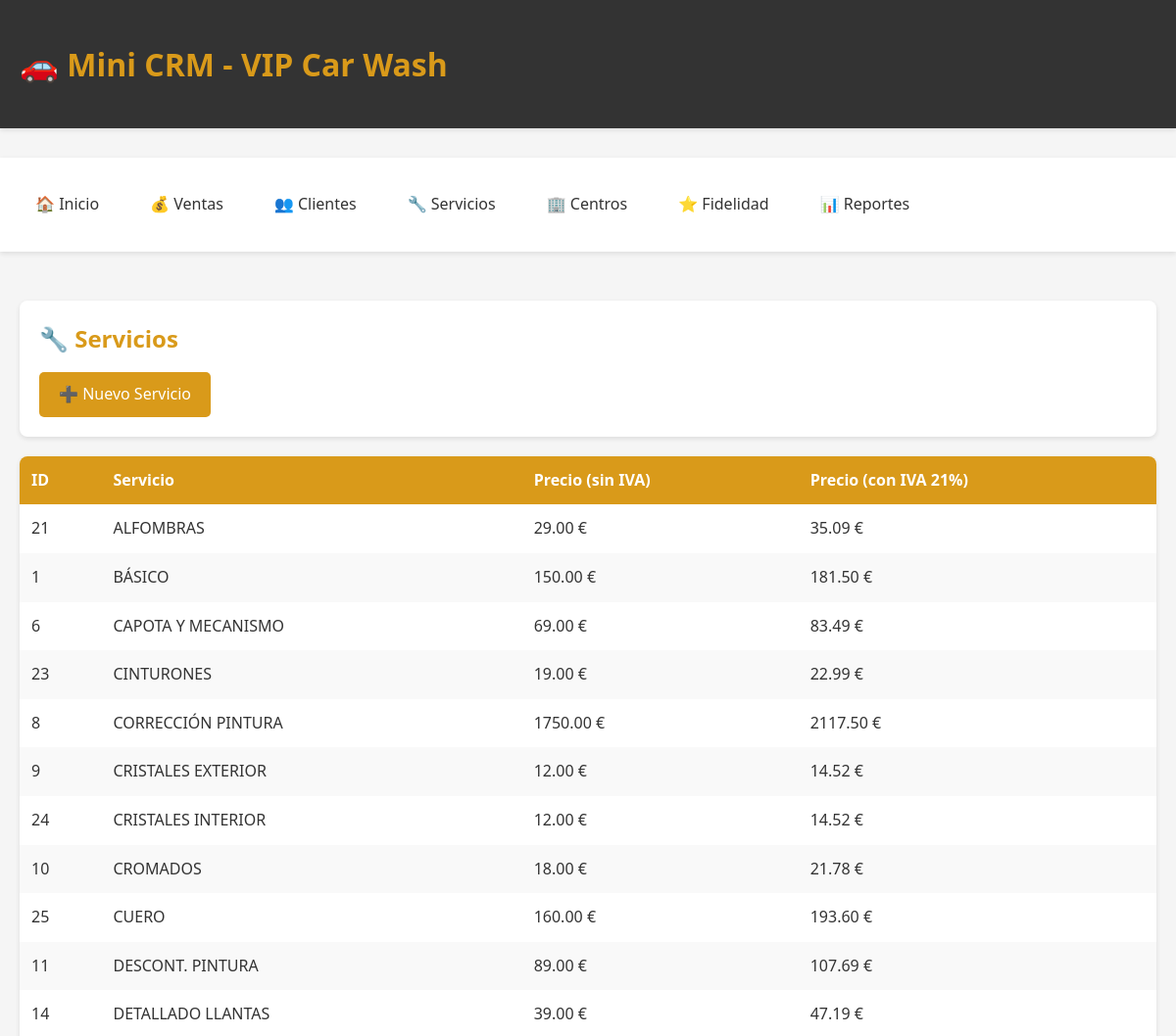
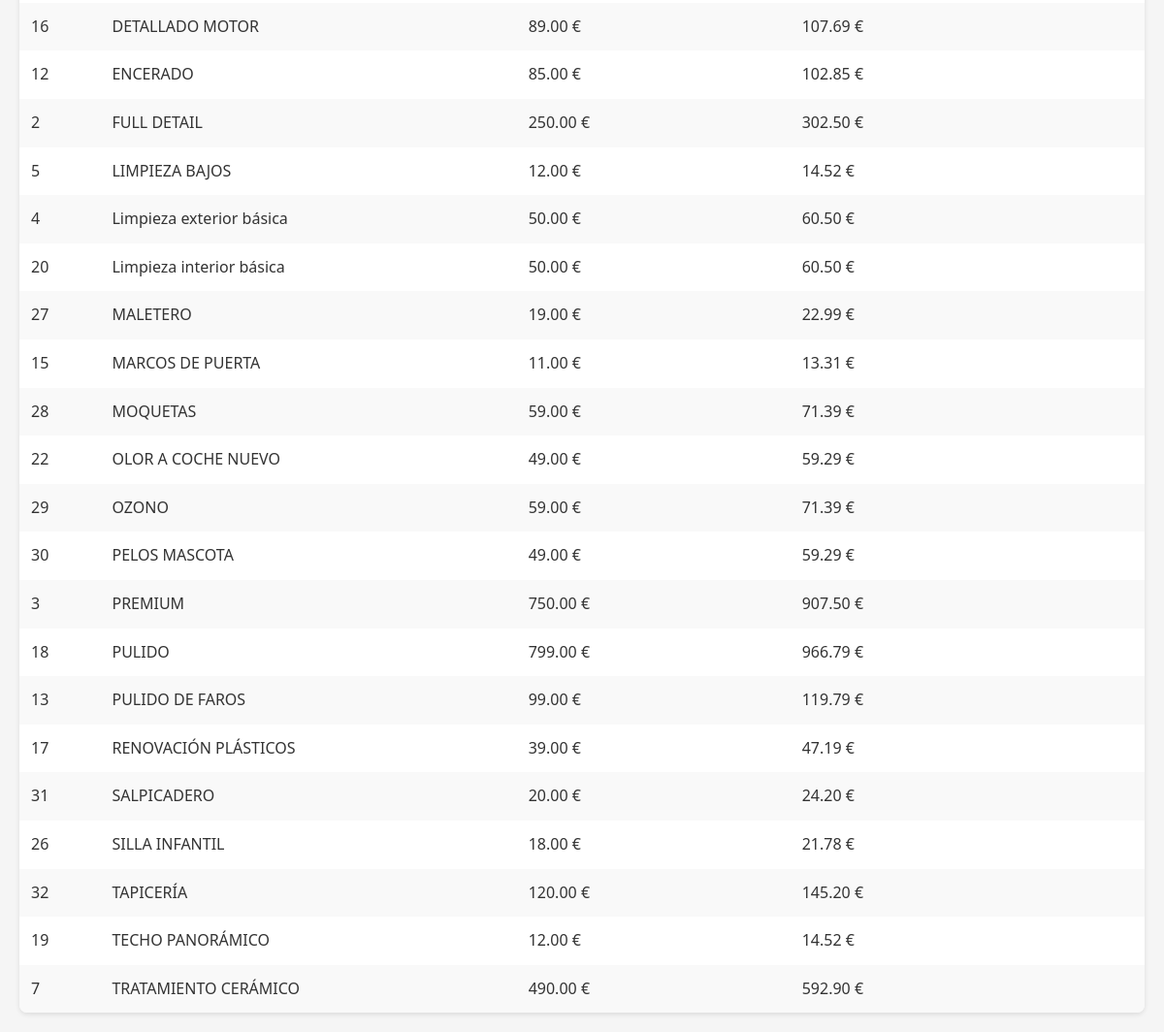
Screenshot of /servicios with the database file from the repository (2 pictures, top to bottom).
### tables this page shows
CREATE TABLE servicios (
            id INTEGER PRIMARY KEY AUTOINCREMENT,
            servicio TEXT NOT NULL UNIQUE,
            precio_sin_iva REAL NOT NULL,
            activo INTEGER DEFAULT 1
        );

### app.py (the view)
@app.route('/servicios')
def servicios():
    lista_servicios = database.get_servicios()
    return render_template('servicios.html', servicios=lista_servicios)

### database.py (called while the page is built)
def get_connection():
    conn = sqlite3.connect(config.DATABASE_PATH)
    conn.row_factory = sqlite3.Row
    return conn

def get_servicios():
    conn = get_connection()
    cursor = conn.cursor()
    cursor.execute('SELECT * FROM servicios WHERE activo = 1 ORDER BY servicio')
    servicios = cursor.fetchall()
    conn.close()
    return servicios

### templates/servicios.html (shortened to what this page needs)
{% extends "base.html" %}
{% block content %}
<div class="card">
    <h2>🔧 Servicios</h2>
    <a href="{{ url_for('nuevo_servicio') }}" class="btn">➕ Nuevo Servicio</a>
</div>
{% if servicios %}
<table>
    <thead>
        <tr>
            <th>ID</th>
            <th>Servicio</th>
            <th>Precio (sin IVA)</th>
            <th>Precio (con IVA 21%)</th>
        </tr>
    </thead>
    <tbody>
        {% for servicio in servicios %}
        <tr>
            <td>{{ servicio.id }}</td>
            <td>{{ servicio.servicio }}</td>
            <td>{{ "%.2f"|format(servicio.precio_sin_iva) }} €</td>
            <td>{{ "%.2f"|format(servicio.precio_sin_iva * 1.21) }} €</td>
        </tr>
        {% endfor %}
    </tbody>
</table>
{% else %}
<div class="card">
    <p>No hay servicios registrados.</p>
</div>
{% endif %}
{% endblock %}

### templates/base.html (shortened to what this page needs)
<!DOCTYPE html>
<html lang="es">
<head>
    <link rel="stylesheet" href="{{ url_for('static', filename='css/style.css') }}">
</head>
<body>
    <header>
        <div class="container">
            <h1>🚗 Mini CRM - VIP Car Wash</h1>
        </div>
    </header>
    <nav>
        <div class="container">
            <ul>
                <li><a href="{{ url_for('index') }}">🏠 Inicio</a></li>
                <li><a href="{{ url_for('ventas') }}">💰 Ventas</a></li>
                <li><a href="{{ url_for('clientes') }}">👥 Clientes</a></li>
                <li><a href="{{ url_for('servicios') }}">🔧 Servicios</a></li>
                <li><a href="{{ url_for('centros') }}">🏢 Centros</a></li>
                <li><a href="{{ url_for('fidelidad') }}">⭐ Fidelidad</a></li>
                <li><a href="{{ url_for('reportes') }}">📊 Reportes</a></li>
            </ul>
        </div>
    </nav>
    <div class="container">
        {% block content %}{% endblock %}
    </div>
</body>
</html>

### static/css/style.css (style rules this page uses)
:root { --primary-color: #d99a1a; --primary-dark: #b8820f; --secondary-color: #333333; --background: #f5f5f5; --card-bg: #ffffff; --text-color: #333333; --text-light: #666666; --border-color: #dddddd; --success: #28a745; --danger: #dc3545; --warning: #ffc107; }
* { margin: 0; padding: 0; box-sizing: border-box; }
body { font-family: 'Segoe UI', Tahoma, Geneva, Verdana, sans-serif; background-color: var(--background); color: var(--text-color); line-height: 1.6; }
.container { max-width: 1200px; margin: 0 auto; padding: 20px; }
header { background-color: var(--secondary-color); color: white; padding: 20px 0; margin-bottom: 30px; box-shadow: 0 2px 5px rgba(0,0,0,0.1); }
header .container { display: flex; justify-content: space-between; align-items: center; }
header h1 { color: var(--primary-color); font-size: 2rem; }
nav { background-color: white; padding: 15px 0; margin-bottom: 30px; box-shadow: 0 2px 5px rgba(0,0,0,0.1); }
nav ul { list-style: none; display: flex; gap: 20px; flex-wrap: wrap; }
nav a { color: var(--text-color); text-decoration: none; padding: 8px 16px; border-radius: 4px; transition: all 0.3s; }
.btn { display: inline-block; padding: 10px 20px; background-color: var(--primary-color); color: white; text-decoration: none; border: none; border-radius: 5px; cursor: pointer; font-size: 1rem; transition: background-color 0.3s; }
.card { background-color: var(--card-bg); border-radius: 8px; padding: 20px; margin-bottom: 20px; box-shadow: 0 2px 5px rgba(0,0,0,0.1); }
.card h2 { color: var(--primary-color); margin-bottom: 15px; }
table { width: 100%; border-collapse: collapse; background-color: white; box-shadow: 0 2px 5px rgba(0,0,0,0.1); border-radius: 8px; overflow: hidden; }
table thead { background-color: var(--primary-color); color: white; }
table th, table td { padding: 12px; text-align: left; }
table tbody tr:nth-child(even) { background-color: #f9f9f9; }

### rows the page displays
servicios: id "21", servicio "ALFOMBRAS", precio_sin_iva "29.00", servicio.precio_sin_iva*1.21 "35.09"
servicios: id "1", servicio "BÁSICO", precio_sin_iva "150.00", servicio.precio_sin_iva*1.21 "181.50"
servicios: id "6", servicio "CAPOTA Y MECANISMO", precio_sin_iva "69.00", servicio.precio_sin_iva*1.21 "83.49"
servicios: id "23", servicio "CINTURONES", precio_sin_iva "19.00", servicio.precio_sin_iva*1.21 "22.99"
servicios: id "8", servicio "CORRECCIÓN PINTURA", precio_sin_iva "1750.00", servicio.precio_sin_iva*1.21 "2117.50"
servicios: id "9", servicio "CRISTALES EXTERIOR", precio_sin_iva "12.00", servicio.precio_sin_iva*1.21 "14.52"
servicios: id "24", servicio "CRISTALES INTERIOR", precio_sin_iva "12.00", servicio.precio_sin_iva*1.21 "14.52"
servicios: id "10", servicio "CROMADOS", precio_sin_iva "18.00", servicio.precio_sin_iva*1.21 "21.78"
servicios: id "25", servicio "CUERO", precio_sin_iva "160.00", servicio.precio_sin_iva*1.21 "193.60"
servicios: id "11", servicio "DESCONT. PINTURA", precio_sin_iva "89.00", servicio.precio_sin_iva*1.21 "107.69"
servicios: id "14", servicio "DETALLADO LLANTAS", precio_sin_iva "39.00", servicio.precio_sin_iva*1.21 "47.19"
servicios: id "16", servicio "DETALLADO MOTOR", precio_sin_iva "89.00", servicio.precio_sin_iva*1.21 "107.69"
servicios: id "12", servicio "ENCERADO", precio_sin_iva "85.00", servicio.precio_sin_iva*1.21 "102.85"
servicios: id "2", servicio "FULL DETAIL", precio_sin_iva "250.00", servicio.precio_sin_iva*1.21 "302.50"
servicios: id "5", servicio "LIMPIEZA BAJOS", precio_sin_iva "12.00", servicio.precio_sin_iva*1.21 "14.52"
servicios: id "4", servicio "Limpieza exterior básica", precio_sin_iva "50.00", servicio.precio_sin_iva*1.21 "60.50"
servicios: id "20", servicio "Limpieza interior básica", precio_sin_iva "50.00", servicio.precio_sin_iva*1.21 "60.50"
servicios: id "27", servicio "MALETERO", precio_sin_iva "19.00", servicio.precio_sin_iva*1.21 "22.99"
servicios: id "15", servicio "MARCOS DE PUERTA", precio_sin_iva "11.00", servicio.precio_sin_iva*1.21 "13.31"
servicios: id "28", servicio "MOQUETAS", precio_sin_iva "59.00", servicio.precio_sin_iva*1.21 "71.39"
servicios: id "22", servicio "OLOR A COCHE NUEVO", precio_sin_iva "49.00", servicio.precio_sin_iva*1.21 "59.29"
servicios: id "29", servicio "OZONO", precio_sin_iva "59.00", servicio.precio_sin_iva*1.21 "71.39"
servicios: id "30", servicio "PELOS MASCOTA", precio_sin_iva "49.00", servicio.precio_sin_iva*1.21 "59.29"
servicios: id "3", servicio "PREMIUM", precio_sin_iva "750.00", servicio.precio_sin_iva*1.21 "907.50"
servicios: id "18", servicio "PULIDO", precio_sin_iva "799.00", servicio.precio_sin_iva*1.21 "966.79"
servicios: id "13", servicio "PULIDO DE FAROS", precio_sin_iva "99.00", servicio.precio_sin_iva*1.21 "119.79"
servicios: id "17", servicio "RENOVACIÓN PLÁSTICOS", precio_sin_iva "39.00", servicio.precio_sin_iva*1.21 "47.19"
servicios: id "31", servicio "SALPICADERO", precio_sin_iva "20.00", servicio.precio_sin_iva*1.21 "24.20"
servicios: id "26", servicio "SILLA INFANTIL", precio_sin_iva "18.00", servicio.precio_sin_iva*1.21 "21.78"
servicios: id "32", servicio "TAPICERÍA", precio_sin_iva "120.00", servicio.precio_sin_iva*1.21 "145.20"
servicios: id "19", servicio "TECHO PANORÁMICO", precio_sin_iva "12.00", servicio.precio_sin_iva*1.21 "14.52"
servicios: id "7", servicio "TRATAMIENTO CERÁMICO", precio_sin_iva "490.00", servicio.precio_sin_iva*1.21 "592.90"
